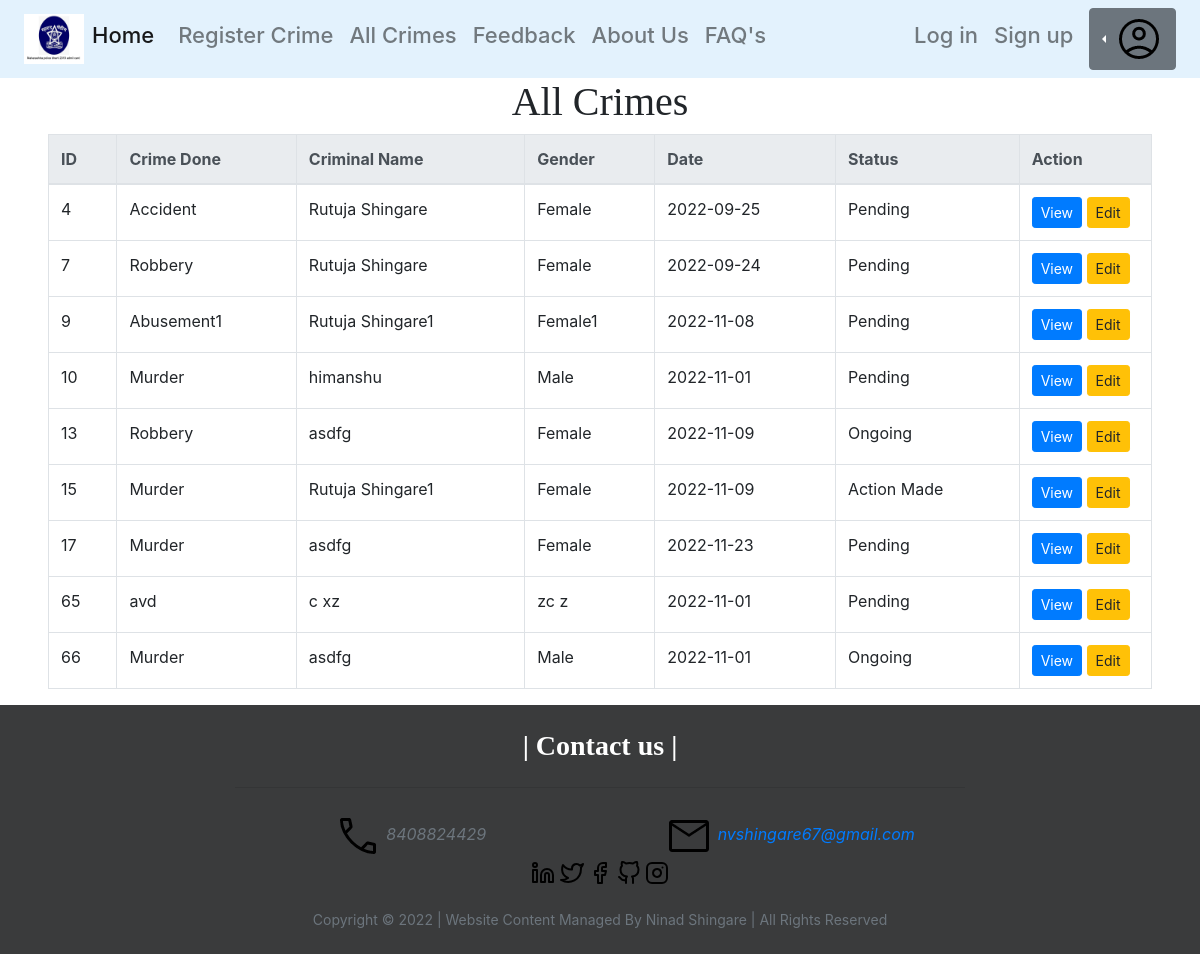
/crimes.php (signed in), run on the app's committed database.
### tables this page shows
CREATE TABLE `crime_rep` (
  `Id` int(11) NOT NULL,
  `Crime_Done` varchar(30) NOT NULL,
  `Criminal_Name` varchar(40) NOT NULL,
  `Gender` varchar(10) NOT NULL,
  `VictimTestimonial_Name` varchar(40) NOT NULL,
  `State` varchar(15) NOT NULL,
  `Location` varchar(50) NOT NULL,
  `Officer_Incharge` varchar(40) NOT NULL,
  `Date` date NOT NULL,
  `Description` varchar(150) NOT NULL,
  `Evidence` varchar(30) NOT NULL,
  `Date_of_Register` datetime NOT NULL DEFAULT current_timestamp(),
  `Status` varchar(25) NOT NULL DEFAULT 'Pending'
);

### crimes.php (the view, shortened to what this page needs)
<?php include "connection.php";
 ?>
<?php include('home.php')?>
<!DOCTYPE html>
<html lang="en">
<head>
	<link rel="stylesheet" href="https://cdn.jsdelivr.net/npm/bootstrap@4.6.2/dist/css/bootstrap.min.css">
</head>
<body>
	<div class="container-expand-lg" >
		<div class="card-expand-lg " style="width:100%;font-family:Trebuchet MS;"><h1 align="center">All Crimes</h1></div>
        <div class="mb-3 mx-5" align="center">
		<table class="table table-bordered table-hover" align="center" id="complaint-tbl" width="100%">
		<thead class="thead-light">
			<tr>
			<th>ID</th>
			<th>Crime Done</th>
			<th>Criminal Name</th>
			<th>Gender</th>
			<th>Date</th>
			<th>Status</th>
			<th style="width:12%;" >Action</th>
			</tr>
		</thead>
		<tbody>
			<?php
                    $query = "SELECT Id,Crime_Done,Criminal_Name,Gender,Date,Status FROM crime_rep";
                    $query_run=mysqli_query($conn,$query);
                    if(mysqli_num_rows($query_run) > 0)
                    {
                        foreach($query_run as $crime_rep)
                        {
                          ?>
                          <tr>
                            <td><?= $crime_rep['Id']; ?></td>
                            <td><?= $crime_rep['Crime_Done']; ?></td>
                            <td><?= $crime_rep['Criminal_Name']; ?></td>
                            <td><?= $crime_rep['Gender']; ?></td>
                            <td ><?= $crime_rep['Date']; ?></td>
							<td ><?= $crime_rep['Status']; ?></td>
                            <td>
                                <a href="crimeview.php?id=<?= $crime_rep['Id']; ?>" class="btn btn-primary btn-sm">View</a>
                                <a href="crimeedit.php?id=<?= $crime_rep['Id']; ?>" class="btn btn-warning btn-sm">Edit</a>
                            </td>
                          </tr>
                          <?php
                        }
                    }
                    else
                    {
                      echo "<h5>No records found</h5>";
                    }
        	?>
		</tbody>
	</table>
		</div>
		</div>
</body>
</html>
<?php include('footer.php') ?>

### home.php (shortened to what this page needs)
<!DOCTYPE html>
<html lang="en">
<head>
    <link rel="stylesheet" href="https://cdn.jsdelivr.net/npm/bootstrap@4.6.2/dist/css/bootstrap.min.css">
</head>
<body>
    <div>
    <form method="POST">
<nav class="navbar navbar-expand-lg navbar-light" style="background-color: #e3f2fd;">
        <div class="mx-2"> <img src="images/logo.jpg" style="height:50px;width:60px" alt="...."></div>
        <div class="collapse navbar-collapse" id="navbarTogglerDemo01">
          <a class="navbar-brand" href="index.php"><h6 style="font-size:22px">Home</h6></a>
          <ul class="navbar-nav mr-auto mt-2 mt-lg-0">
            <li class="nav-item">
              <a class="nav-link" href="crimereg.php"><h6 style="font-size:22px">Register Crime</h6><span class="sr-only">(current)</span></a>
            </li>
            <li class="nav-item">
              <a class="nav-link" href="crimes.php"><h6 style="font-size:22px">All Crimes</h6><span class="sr-only">(current)</span></a>
            </li>
            <li class="nav-item">
              <a class="nav-link" href="feedback.php"><h6 style="font-size:22px">Feedback</h6></a>
            </li>
            <li class="nav-item">
              <a class="nav-link" href="about.php"><h6 style="font-size:22px">About Us</h6></a>
            </li>
            <li class="nav-item">
              <a class="nav-link" href="faq.php"><h6 style="font-size:22px">FAQ's</h6></a>
            </li>
          </ul>
        </div>
        <div float="right">
        <ul class="navbar-nav mr-auto mt-2 mt-lg-0">
            <li class="nav-item">
              <a class="nav-link" href="login.php"><h6 style="font-size:22px">Log in</h6><span class="sr-only">(current)</span></a>
            </li>
            <li class="nav-item">
              <a class="nav-link" href="register.php"><h6 style="font-size:22px">Sign up</h6><span class="sr-only">(current)</span></a>
            </li>
          </ul>
        </div>
        <div class="dropdown dropleft mx-2">
          <button class="btn btn-secondary dropdown-toggle" type="button" data-toggle="dropdown" aria-expanded="false">
            <img src="images/account.png" alt="account">
          </button>
        </div>
      </nav>
      </form>
    </div>
</body>
</html>

### footer.php (shortened to what this page needs)
<!DOCTYPE html>
<html lang="en">
<head>
    <link rel="stylesheet" href="https://cdn.jsdelivr.net/npm/bootstrap@4.6.2/dist/css/bootstrap.min.css">
</head>
<body>
        <footer class=" py-4 " style="background-color:#3A3B3C">
            <div class="container">
                <div class="row justify-content-center">
                    <div class="col-lg-8 text-center">
                        <h3 class="mt-0 text-white" style="font-family:Trebuchet MS;"><b>| Contact us |</b></h3>
                        <hr class="divider my-4" />
                    </div>
                </div>
                <div class="row">
                    <div class="col-lg-4 ml-auto text-center mb-5 mb-lg-0">
                        <img src="images/call.png" alt="">
                        <i class="fas fa-phone fa-3x mb-3 text-muted">8408824429</i>
                    </div>
                    <div class="col-lg-4 mr-auto text-center">
                        <img src="images/mail.png" alt="">
                        <i class="fas fa-envelope fa-3x mb-3 text-muted"><a style="text-color:white;text-decoration:none" href="https://mail.google.com/mail/u/0/?tab=rm&ogbl#inbox?compose=new"> nvshingare67@gmail.com</a></i>
                    </div>
                </div>
                <div class="mr-auto text-center">
                    <a href="https://www.linkedin.com/in/ninad-shingare-0012a0212/"><img src="images/linkedin.svg" alt=""></a>
                    <a href="https://twitter.com/NinadShingare"><img src="images/twitter.svg" alt=""></a>
                    <a href="https://www.facebook.com/ninad.shingare.3"><img src="images/facebook.svg" alt=""></a>
                    <a href="https://github.com/Cyclope443?tab=repositories"><img src="images/github.svg" alt=""></a>
                    <a href="https://www.instagram.com/ninadshingare/"><img src="images/instagram.svg" alt=""></a>
                </div>
            </div>
            <br>
            <div class="container"><div class="small text-center text-muted" >Copyright © 2022 | Website Content Managed By Ninad Shingare | All Rights Reserved</div>
        </footer>
</body>
</html>

### data on the page
crime_rep: Id "4", Crime_Done "Accident", Criminal_Name "Rutuja Shingare", Gender "Female", Date "2022-09-25", Status "Pending"
crime_rep: Id "7", Crime_Done "Robbery", Criminal_Name "Rutuja Shingare", Gender "Female", Date "2022-09-24", Status "Pending"
crime_rep: Id "9", Crime_Done "Abusement1", Criminal_Name "Rutuja Shingare1", Gender "Female1", Date "2022-11-08", Status "Pending"
crime_rep: Id "10", Crime_Done "Murder", Criminal_Name "himanshu", Gender "Male", Date "2022-11-01", Status "Pending"
crime_rep: Id "13", Crime_Done "Robbery", Criminal_Name "asdfg", Gender "Female", Date "2022-11-09", Status "Ongoing"
crime_rep: Id "15", Crime_Done "Murder", Criminal_Name "Rutuja Shingare1", Gender "Female", Date "2022-11-09", Status "Action Made"
crime_rep: Id "17", Crime_Done "Murder", Criminal_Name "asdfg", Gender "Female", Date "2022-11-23", Status "Pending"
crime_rep: Id "65", Crime_Done "avd", Criminal_Name "c xz", Gender "zc z", Date "2022-11-01", Status "Pending"
crime_rep: Id "66", Crime_Done "Murder", Criminal_Name "asdfg", Gender "Male", Date "2022-11-01", Status "Ongoing"
